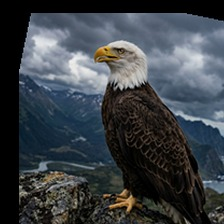
#> input picture dataset/no_montanas/aves/aguila_016.jpg, 224 x 224 px, given in place of tucan_1776864922718.png, which was not available
$ python multiply_images.py
#> lines starting #> are read from the running program, lines starting #| are printed output that depends on the picture; pictures that were not available may be replaced by others from this repository, and a replacement may not be noted
import os
import random
from PIL import Image, ImageEnhance

TARGET_TOTAL = 400 # 100 per image
IMG_SIZE = (224, 224)
OUTPUT_DIR = "C:\\Users\\DELL\\Downloads\\pajaros"

base_images = {
    "tucan": "C:\\Users\\DELL\\.gemini\\antigravity\\brain\\17c131be-4773-42b8-8290-a0dac6a40955\\tucan_1776864922718.png",
    "turpial": "C:\\Users\\DELL\\.gemini\\antigravity\\brain\\17c131be-4773-42b8-8290-a0dac6a40955\\turpial_1776864936588.png",
    "loro": "C:\\Users\\DELL\\.gemini\\antigravity\\brain\\17c131be-4773-42b8-8290-a0dac6a40955\\loro_1776864954479.png",
    "buho": "C:\\Users\\DELL\\.gemini\\antigravity\\brain\\17c131be-4773-42b8-8290-a0dac6a40955\\buho_1776864967708.png"
}

def augment_image(img):
    img = img.convert('RGB')

    # Rotation -20 to 20
    angle = random.uniform(-20, 20)
    img = img.rotate(angle, resample=Image.BILINEAR, expand=False)

    # Horizontal Flip
    if random.choice([True, False]):
        img = img.transpose(Image.FLIP_LEFT_RIGHT)

    # Brightness 0.8 to 1.2
    enhancer = ImageEnhance.Brightness(img)
    brightness_factor = random.uniform(0.8, 1.2)
    img = enhancer.enhance(brightness_factor)

    # Zoom
    w, h = img.size
    zoom_factor = random.uniform(1.0, 1.2)
    new_w = int(w * zoom_factor)
    new_h = int(h * zoom_factor)
    img = img.resize((new_w, new_h), Image.LANCZOS)

    # Shift 10%
    max_shift_w = int(w * 0.10)
    max_shift_h = int(h * 0.10)
    shift_w = random.randint(-max_shift_w, max_shift_w)
    shift_h = random.randint(-max_shift_h, max_shift_h)

    left = (new_w - w) // 2 - shift_w
    top = (new_h - h) // 2 - shift_h
    right = left + w
    bottom = top + h

    img = img.crop((left, top, right, bottom))
    img = img.resize(IMG_SIZE, Image.LANCZOS)

    return img

def main():
    generated_count = 0
    images_per_class = TARGET_TOTAL // len(base_images)

    for bird_name, path in base_images.items():
        try:
            base_img = Image.open(path)
#> base_img is the input picture: PIL image 224x224 RGB; mean R, G, B 59.9, 65.6, 71.2
            for i in range(images_per_class):
                aug_img = augment_image(base_img.copy())
                filename = os.path.join(OUTPUT_DIR, f"{bird_name}_{i+1:03d}.jpg")
                aug_img.save(filename, "JPEG", quality=95)
                generated_count += 1
                if generated_count % 50 == 0:
                    print(f"Generadas {generated_count}/{TARGET_TOTAL}...")
#> this loop made 100 passes
#> pass 1, in augment_image, `img = img.rotate(angle, resample=Image.BILINEAR, expand=False)`:
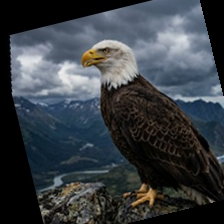
#> img: PIL image 224x224 RGB; mean R, G, B 57.3, 62.9, 68.4
#> pass 1, in augment_image, `img = enhancer.enhance(brightness_factor)`:
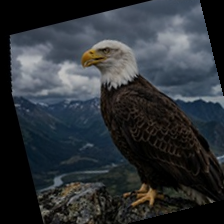
#> img: PIL image 224x224 RGB; mean R, G, B 46.4, 50.9, 55.4
#> pass 1, in augment_image, `img = img.crop((left, top, right, bottom))`:
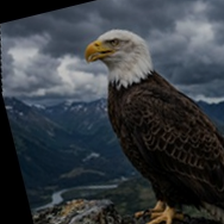
#> img: PIL image 224x224 RGB; mean R, G, B 55, 60.2, 65.4
#> after the loop:
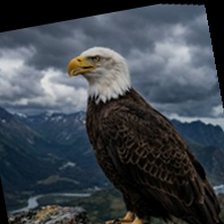
#> aug_img: PIL image 224x224 RGB; mean R, G, B 61.8, 68.6, 75.6
        except Exception as e:
            print(f"Error procesando {bird_name}: {e}")
#> pass 2 of the loop in main, `for bird_name, path in base_images.items():`:
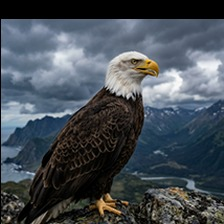
#> input picture dataset/no_montanas/aves/aguila_019.jpg, 224 x 224 px, given in place of turpial_1776864936588.png, which was not available
#> in main, base_img is the input picture: PIL image 224x224 RGB; mean R, G, B 70.3, 78, 85.6
#> the loop in main, `for i in range(images_per_class):` made 100 passes
#> (printed output is left out)
#> pass 1, in augment_image (call 101), `img = img.resize((new_w, new_h), Image.LANCZOS)`:
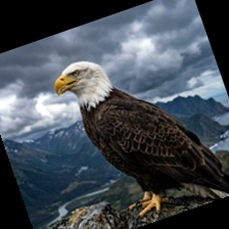
#> img: PIL image 229x229 RGB; mean R, G, B 68.4, 76.3, 84.1
#> after the loop in main, `for i in range(images_per_class):`:
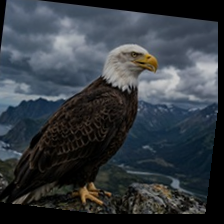
#> aug_img: PIL image 224x224 RGB; mean R, G, B 53.1, 59, 64.9

if __name__ == "__main__":
    main()
